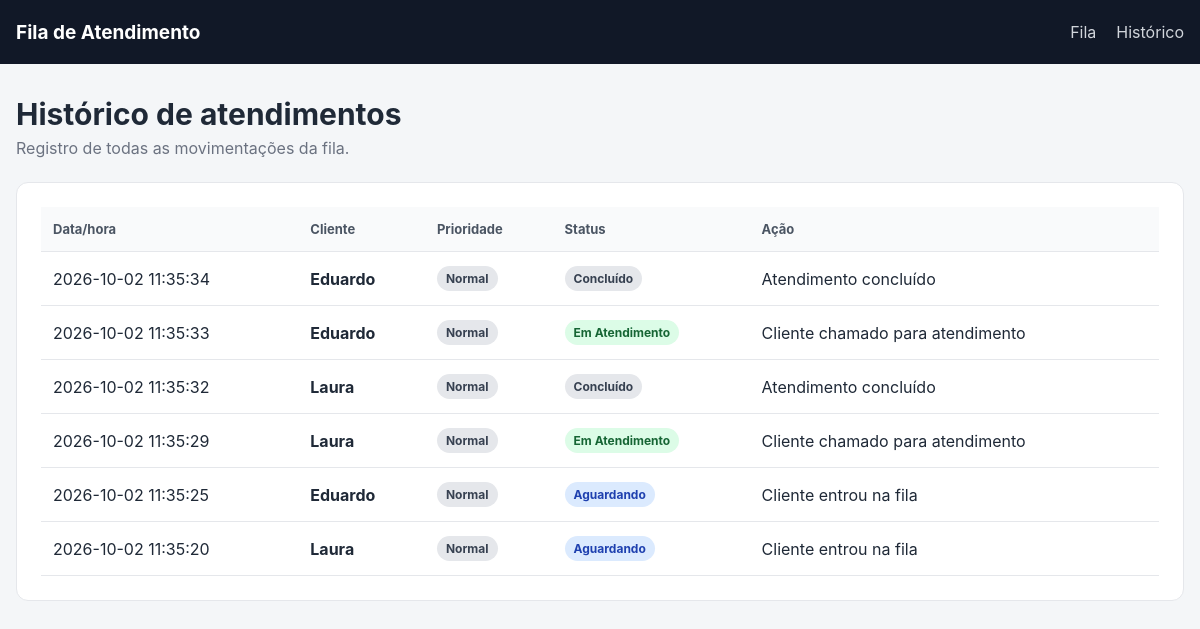
The page /historico on the database its author committed.
### tables this page shows
CREATE TABLE historico (
            id INTEGER PRIMARY KEY AUTOINCREMENT,
            atendimento_id INTEGER,
            nome TEXT NOT NULL,
            prioridade TEXT NOT NULL,
            status TEXT NOT NULL,
            acao TEXT NOT NULL,
            realizado_em TEXT NOT NULL,
            FOREIGN KEY (atendimento_id)
                REFERENCES atendimentos(id)
                ON DELETE SET NULL
        );

### app.py (the view)
@app.get("/historico")
def historico():
    conn = get_db()
    registros = conn.execute(
        """
        SELECT *
        FROM historico
        ORDER BY realizado_em DESC, id DESC
        """
    ).fetchall()
    conn.close()
    return render_template(
        "historico.html",
        registros=registros,
    )

### app.py (called while the page is built)
def get_db():
    conn = sqlite3.connect(DATABASE)
    conn.row_factory = sqlite3.Row
    conn.execute("PRAGMA foreign_keys = ON")
    return conn

### templates/historico.html (shortened to what this page needs)
{% extends "base.html" %}
{% block content %}
<section class="page-header">
    <div>
        <h1>Histórico de atendimentos</h1>
        <p>Registro de todas as movimentações da fila.</p>
    </div>
</section>
<section class="card">
    <div class="table-wrapper">
        <table>
            <thead>
                <tr>
                    <th>Data/hora</th>
                    <th>Cliente</th>
                    <th>Prioridade</th>
                    <th>Status</th>
                    <th>Ação</th>
                </tr>
            </thead>
            <tbody>
                {% for registro in registros %}
                    <tr>
                        <td>
                            {{ registro["realizado_em"] }}
                        </td>
                        <td>
                            <strong>
                                {{ registro["nome"] }}
                            </strong>
                        </td>
                        <td>
                            <span
                                class="badge badge-{{ registro['prioridade']|lower }}"
                            >
                                {{ registro["prioridade"] }}
                            </span>
                        </td>
                        <td>
                            <span class="status status-{{ registro['status']|lower|replace(' ', '-') }}">
                                {{ registro["status"] }}
                            </span>
                        </td>
                        <td>
                            {{ registro["acao"] }}
                        </td>
                    </tr>
                {% else %}
                    <tr>
                        <td colspan="5" class="empty">
                            Nenhum registro encontrado.
                        </td>
                    </tr>
                {% endfor %}
            </tbody>
        </table>
    </div>
</section>
{% endblock %}

### templates/base.html (shortened to what this page needs)
<!DOCTYPE html>
<html lang="pt-BR">
<head>
    <link
        rel="stylesheet"
        href="{{ url_for('static', filename='style.css') }}"
    >
</head>
<body>
<header class="topbar">
    <div class="container topbar-content">
        <a href="{{ url_for('index') }}" class="logo">
            Fila de Atendimento
        </a>
        <nav>
            <a href="{{ url_for('index') }}">Fila</a>
            <a href="{{ url_for('historico') }}">Histórico</a>
        </nav>
    </div>
</header>
<main class="container">
    {% block content %}{% endblock %}
</main>
</body>
</html>

### static/style.css (style rules this page uses)
* { box-sizing: border-box; }
body { margin: 0; font-family: Inter, -apple-system, BlinkMacSystemFont, "Segoe UI", sans-serif; background: #f4f6f8; color: #1f2937; }
.container { width: min(1200px, calc(100% - 32px)); margin: 0 auto; }
.topbar { background: #111827; color: white; }
.topbar-content { min-height: 64px; display: flex; align-items: center; justify-content: space-between; gap: 24px; }
.logo { color: white; text-decoration: none; font-size: 19px; font-weight: 700; }
nav { display: flex; gap: 20px; }
nav a { color: #d1d5db; text-decoration: none; }
.page-header { margin: 32px 0 24px; }
.page-header h1 { margin: 0 0 6px; font-size: 30px; }
.page-header p { margin: 0; color: #6b7280; }
.card { background: white; border: 1px solid #e5e7eb; border-radius: 12px; padding: 24px; }
.table-wrapper { overflow-x: auto; }
table { width: 100%; border-collapse: collapse; }
th, td { padding: 14px 12px; text-align: left; border-bottom: 1px solid #e5e7eb; white-space: nowrap; }
th { background: #f9fafb; font-size: 13px; color: #4b5563; }
.badge, .status { display: inline-flex; align-items: center; border-radius: 999px; padding: 5px 9px; font-size: 12px; font-weight: 700; }
.badge-normal { background: #e5e7eb; color: #374151; }
.status-aguardando { background: #dbeafe; color: #1e40af; }
.status-em-atendimento { background: #dcfce7; color: #166534; }
.status-concluído { background: #e5e7eb; color: #374151; }

### rows shown on the page
historico: realizado_em "2026-10-02 11:35:34", nome "Eduardo", prioridade "Normal", status "Concluído", acao "Atendimento concluído"
historico: realizado_em "2026-10-02 11:35:33", nome "Eduardo", prioridade "Normal", status "Em Atendimento", acao "Cliente chamado para atendimento"
historico: realizado_em "2026-10-02 11:35:32", nome "Laura", prioridade "Normal", status "Concluído", acao "Atendimento concluído"
historico: realizado_em "2026-10-02 11:35:29", nome "Laura", prioridade "Normal", status "Em Atendimento", acao "Cliente chamado para atendimento"
historico: realizado_em "2026-10-02 11:35:25", nome "Eduardo", prioridade "Normal", status "Aguardando", acao "Cliente entrou na fila"
historico: realizado_em "2026-10-02 11:35:20", nome "Laura", prioridade "Normal", status "Aguardando", acao "Cliente entrou na fila"
